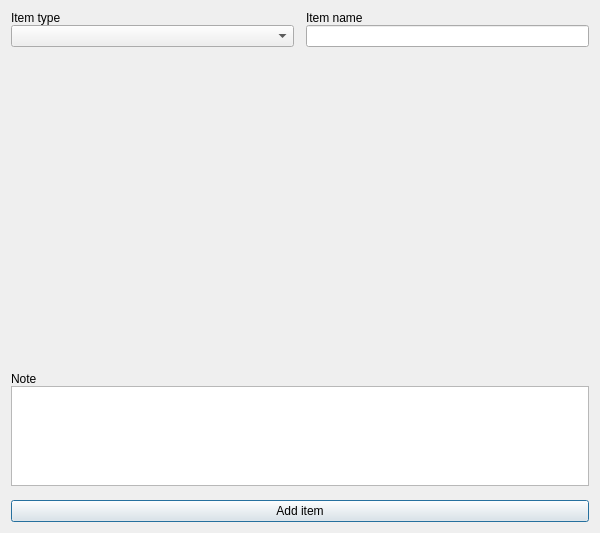
<?xml version="1.0" encoding="UTF-8"?>
<ui version="4.0">
 <class>AddItemDialogClass</class>
 <widget class="QDialog" name="AddItemDialogClass">
  <property name="geometry">
   <rect>
    <x>0</x>
    <y>0</y>
    <width>600</width>
    <height>533</height>
   </rect>
  </property>
  <property name="windowTitle">
   <string>Add new item</string>
  </property>
  <layout class="QVBoxLayout" name="verticalLayout_2">
   <item>
    <layout class="QVBoxLayout" name="verticalLayout">
     <property name="spacing">
      <number>0</number>
     </property>
     <item>
      <layout class="QHBoxLayout" name="horizontalLayout">
       <property name="spacing">
        <number>12</number>
       </property>
       <item>
        <layout class="QVBoxLayout" name="verticalLayout_4">
         <property name="spacing">
          <number>0</number>
         </property>
         <item>
          <widget class="QLabel" name="label">
           <property name="text">
            <string>Item type</string>
           </property>
          </widget>
         </item>
         <item>
          <widget class="QComboBox" name="itemTypeBox"/>
         </item>
         <item>
          <widget class="QLabel" name="namePadder">
           <property name="font">
            <font>
             <pointsize>7</pointsize>
            </font>
           </property>
           <property name="text">
            <string/>
           </property>
          </widget>
         </item>
        </layout>
       </item>
       <item>
        <layout class="QVBoxLayout" name="verticalLayout_3">
         <property name="spacing">
          <number>0</number>
         </property>
         <item>
          <widget class="QLabel" name="label_2">
           <property name="text">
            <string>Item name</string>
           </property>
          </widget>
         </item>
         <item>
          <widget class="QLineEdit" name="itemNameInput">
           <property name="sizePolicy">
            <sizepolicy hsizetype="Preferred" vsizetype="Fixed">
             <horstretch>0</horstretch>
             <verstretch>0</verstretch>
            </sizepolicy>
           </property>
          </widget>
         </item>
         <item>
          <widget class="QLabel" name="nameError">
           <property name="sizePolicy">
            <sizepolicy hsizetype="Preferred" vsizetype="Preferred">
             <horstretch>0</horstretch>
             <verstretch>0</verstretch>
            </sizepolicy>
           </property>
           <property name="palette">
            <palette>
             <active>
              <colorrole role="WindowText">
               <brush brushstyle="SolidPattern">
                <color alpha="255">
                 <red>255</red>
                 <green>0</green>
                 <blue>0</blue>
                </color>
               </brush>
              </colorrole>
             </active>
             <inactive>
              <colorrole role="WindowText">
               <brush brushstyle="SolidPattern">
                <color alpha="255">
                 <red>255</red>
                 <green>0</green>
                 <blue>0</blue>
                </color>
               </brush>
              </colorrole>
             </inactive>
             <disabled/>
            </palette>
           </property>
           <property name="font">
            <font>
             <pointsize>7</pointsize>
            </font>
           </property>
           <property name="text">
            <string/>
           </property>
          </widget>
         </item>
        </layout>
       </item>
      </layout>
     </item>
     <item>
      <widget class="QScrollArea" name="scrollArea">
       <property name="frameShape">
        <enum>QFrame::Shape::NoFrame</enum>
       </property>
       <property name="widgetResizable">
        <bool>true</bool>
       </property>
       <widget class="QWidget" name="scrollAreaWidgetContents">
        <property name="geometry">
         <rect>
          <x>0</x>
          <y>0</y>
          <width>580</width>
          <height>297</height>
         </rect>
        </property>
        <property name="sizePolicy">
         <sizepolicy hsizetype="Preferred" vsizetype="Expanding">
          <horstretch>0</horstretch>
          <verstretch>0</verstretch>
         </sizepolicy>
        </property>
        <layout class="QVBoxLayout" name="verticalLayout_6">
         <property name="spacing">
          <number>0</number>
         </property>
         <property name="leftMargin">
          <number>0</number>
         </property>
         <property name="topMargin">
          <number>0</number>
         </property>
         <property name="rightMargin">
          <number>0</number>
         </property>
         <property name="bottomMargin">
          <number>0</number>
         </property>
         <item>
          <widget class="QStackedWidget" name="stackedWidget">
           <property name="sizePolicy">
            <sizepolicy hsizetype="Preferred" vsizetype="Expanding">
             <horstretch>0</horstretch>
             <verstretch>0</verstretch>
            </sizepolicy>
           </property>
           <widget class="EditLoginItem" name="loginPage"/>
           <widget class="EditCardItem" name="cardPage"/>
           <widget class="QWidget" name="notePage"/>
           <widget class="QWidget" name="sshPage"/>
           <widget class="QWidget" name="docPage"/>
          </widget>
         </item>
        </layout>
       </widget>
      </widget>
     </item>
     <item>
      <layout class="QVBoxLayout" name="verticalLayout_5" stretch="0,0">
       <property name="spacing">
        <number>0</number>
       </property>
       <item>
        <layout class="QHBoxLayout" name="horizontalLayout_2">
         <item>
          <widget class="QLabel" name="label_4">
           <property name="sizePolicy">
            <sizepolicy hsizetype="Preferred" vsizetype="Preferred">
             <horstretch>0</horstretch>
             <verstretch>0</verstretch>
            </sizepolicy>
           </property>
           <property name="text">
            <string>Note</string>
           </property>
          </widget>
         </item>
        </layout>
       </item>
       <item>
        <widget class="CappedPlainTextEdit" name="noteInput">
         <property name="sizePolicy">
          <sizepolicy hsizetype="Expanding" vsizetype="Preferred">
           <horstretch>0</horstretch>
           <verstretch>0</verstretch>
          </sizepolicy>
         </property>
         <property name="maximumSize">
          <size>
           <width>16777215</width>
           <height>100</height>
          </size>
         </property>
        </widget>
       </item>
      </layout>
     </item>
     <item>
      <widget class="QLabel" name="globalError">
       <property name="palette">
        <palette>
         <active>
          <colorrole role="WindowText">
           <brush brushstyle="SolidPattern">
            <color alpha="255">
             <red>255</red>
             <green>0</green>
             <blue>0</blue>
            </color>
           </brush>
          </colorrole>
         </active>
         <inactive>
          <colorrole role="WindowText">
           <brush brushstyle="SolidPattern">
            <color alpha="255">
             <red>255</red>
             <green>0</green>
             <blue>0</blue>
            </color>
           </brush>
          </colorrole>
         </inactive>
         <disabled/>
        </palette>
       </property>
       <property name="text">
        <string/>
       </property>
       <property name="alignment">
        <set>Qt::AlignmentFlag::AlignCenter</set>
       </property>
      </widget>
     </item>
     <item>
      <widget class="LoadingButton" name="confirmButton">
       <property name="text">
        <string>Add item</string>
       </property>
      </widget>
     </item>
    </layout>
   </item>
  </layout>
 </widget>
 <layoutdefault spacing="6" margin="11"/>
 <customwidgets>
  <customwidget>
   <class>EditLoginItem</class>
   <extends>QWidget</extends>
   <header>../EditLoginItem/EditLoginItem.h</header>
   <container>1</container>
  </customwidget>
  <customwidget>
   <class>CappedPlainTextEdit</class>
   <extends>QPlainTextEdit</extends>
   <header>../Components/CappedPlainTextEdit.h</header>
  </customwidget>
  <customwidget>
   <class>LoadingButton</class>
   <extends>QPushButton</extends>
   <header>../Components/LoadingButton.h</header>
  </customwidget>
  <customwidget>
   <class>EditCardItem</class>
   <extends>QWidget</extends>
   <header>../EditCardItem/EditCardItem.h</header>
   <container>1</container>
  </customwidget>
 </customwidgets>
 <resources/>
 <connections/>
</ui>
